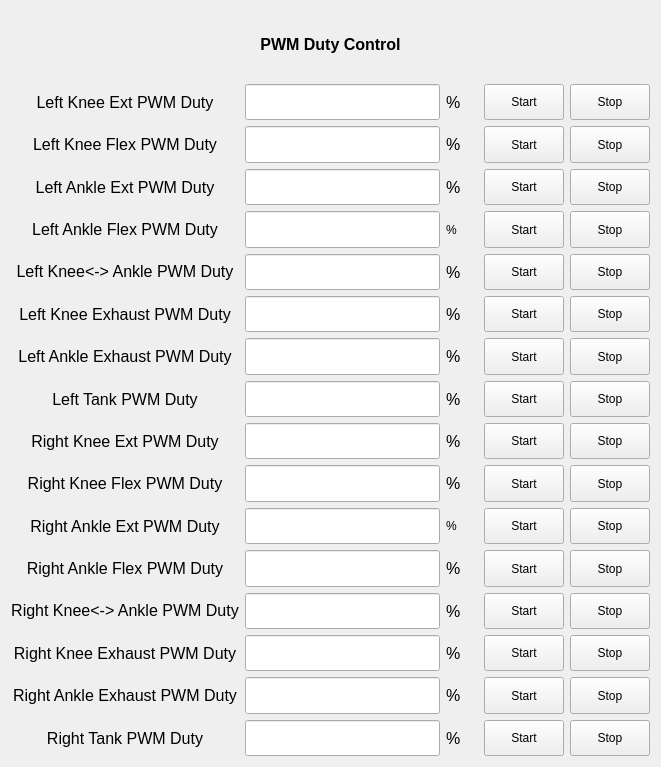
<?xml version="1.0" encoding="UTF-8"?>
<ui version="4.0">
 <class>Form</class>
 <widget class="QWidget" name="Form">
  <property name="geometry">
   <rect>
    <x>0</x>
    <y>0</y>
    <width>661</width>
    <height>767</height>
   </rect>
  </property>
  <property name="windowTitle">
   <string>PWM Duty Control</string>
  </property>
  <layout class="QVBoxLayout" name="verticalLayout_11" stretch="1,10">
   <item>
    <widget class="QLabel" name="label_22">
     <property name="font">
      <font>
       <pointsize>12</pointsize>
       <weight>75</weight>
       <bold>true</bold>
      </font>
     </property>
     <property name="text">
      <string>PWM Duty Control</string>
     </property>
     <property name="alignment">
      <set>Qt::AlignCenter</set>
     </property>
    </widget>
   </item>
   <item>
    <layout class="QHBoxLayout" name="horizontalLayout" stretch="0,6,1,2,2">
     <item>
      <layout class="QVBoxLayout" name="verticalLayout">
       <property name="sizeConstraint">
        <enum>QLayout::SetMaximumSize</enum>
       </property>
       <item>
        <widget class="QLabel" name="label">
         <property name="font">
          <font>
           <pointsize>12</pointsize>
          </font>
         </property>
         <property name="text">
          <string>Left Knee Ext PWM Duty</string>
         </property>
         <property name="alignment">
          <set>Qt::AlignCenter</set>
         </property>
        </widget>
       </item>
       <item>
        <widget class="QLabel" name="label_25">
         <property name="font">
          <font>
           <pointsize>12</pointsize>
          </font>
         </property>
         <property name="text">
          <string>Left Knee Flex PWM Duty</string>
         </property>
         <property name="alignment">
          <set>Qt::AlignCenter</set>
         </property>
        </widget>
       </item>
       <item>
        <widget class="QLabel" name="label_2">
         <property name="font">
          <font>
           <pointsize>12</pointsize>
          </font>
         </property>
         <property name="text">
          <string>Left Ankle Ext PWM Duty</string>
         </property>
         <property name="alignment">
          <set>Qt::AlignCenter</set>
         </property>
        </widget>
       </item>
       <item>
        <widget class="QLabel" name="label_23">
         <property name="font">
          <font>
           <pointsize>12</pointsize>
          </font>
         </property>
         <property name="text">
          <string>Left Ankle Flex PWM Duty</string>
         </property>
         <property name="alignment">
          <set>Qt::AlignCenter</set>
         </property>
        </widget>
       </item>
       <item>
        <widget class="QLabel" name="label_9">
         <property name="font">
          <font>
           <pointsize>12</pointsize>
          </font>
         </property>
         <property name="text">
          <string>Left Knee&lt;-&gt; Ankle PWM Duty</string>
         </property>
         <property name="alignment">
          <set>Qt::AlignCenter</set>
         </property>
        </widget>
       </item>
       <item>
        <widget class="QLabel" name="label_10">
         <property name="font">
          <font>
           <pointsize>12</pointsize>
          </font>
         </property>
         <property name="text">
          <string>Left Knee Exhaust PWM Duty</string>
         </property>
         <property name="alignment">
          <set>Qt::AlignCenter</set>
         </property>
        </widget>
       </item>
       <item>
        <widget class="QLabel" name="label_11">
         <property name="font">
          <font>
           <pointsize>12</pointsize>
          </font>
         </property>
         <property name="text">
          <string>Left Ankle Exhaust PWM Duty</string>
         </property>
         <property name="alignment">
          <set>Qt::AlignCenter</set>
         </property>
        </widget>
       </item>
       <item>
        <widget class="QLabel" name="label_18">
         <property name="font">
          <font>
           <pointsize>12</pointsize>
          </font>
         </property>
         <property name="text">
          <string>Left Tank PWM Duty</string>
         </property>
         <property name="alignment">
          <set>Qt::AlignCenter</set>
         </property>
        </widget>
       </item>
       <item>
        <widget class="QLabel" name="label_3">
         <property name="font">
          <font>
           <pointsize>12</pointsize>
          </font>
         </property>
         <property name="text">
          <string>Right Knee Ext PWM Duty</string>
         </property>
         <property name="alignment">
          <set>Qt::AlignCenter</set>
         </property>
        </widget>
       </item>
       <item>
        <widget class="QLabel" name="label_27">
         <property name="font">
          <font>
           <pointsize>12</pointsize>
          </font>
         </property>
         <property name="text">
          <string>Right Knee Flex PWM Duty</string>
         </property>
         <property name="alignment">
          <set>Qt::AlignCenter</set>
         </property>
        </widget>
       </item>
       <item>
        <widget class="QLabel" name="label_4">
         <property name="font">
          <font>
           <pointsize>12</pointsize>
          </font>
         </property>
         <property name="text">
          <string>Right Ankle Ext PWM Duty</string>
         </property>
         <property name="alignment">
          <set>Qt::AlignCenter</set>
         </property>
        </widget>
       </item>
       <item>
        <widget class="QLabel" name="label_26">
         <property name="font">
          <font>
           <pointsize>12</pointsize>
          </font>
         </property>
         <property name="text">
          <string>Right Ankle Flex PWM Duty</string>
         </property>
         <property name="alignment">
          <set>Qt::AlignCenter</set>
         </property>
        </widget>
       </item>
       <item>
        <widget class="QLabel" name="label_12">
         <property name="font">
          <font>
           <pointsize>12</pointsize>
          </font>
         </property>
         <property name="text">
          <string>Right Knee&lt;-&gt; Ankle PWM Duty</string>
         </property>
         <property name="alignment">
          <set>Qt::AlignCenter</set>
         </property>
        </widget>
       </item>
       <item>
        <widget class="QLabel" name="label_28">
         <property name="font">
          <font>
           <pointsize>12</pointsize>
          </font>
         </property>
         <property name="text">
          <string>Right Knee Exhaust PWM Duty</string>
         </property>
         <property name="alignment">
          <set>Qt::AlignCenter</set>
         </property>
        </widget>
       </item>
       <item>
        <widget class="QLabel" name="label_13">
         <property name="font">
          <font>
           <pointsize>12</pointsize>
          </font>
         </property>
         <property name="text">
          <string>Right Ankle Exhaust PWM Duty</string>
         </property>
         <property name="alignment">
          <set>Qt::AlignCenter</set>
         </property>
        </widget>
       </item>
       <item>
        <widget class="QLabel" name="label_17">
         <property name="font">
          <font>
           <pointsize>12</pointsize>
          </font>
         </property>
         <property name="text">
          <string>Right Tank PWM Duty</string>
         </property>
         <property name="alignment">
          <set>Qt::AlignCenter</set>
         </property>
        </widget>
       </item>
      </layout>
     </item>
     <item>
      <layout class="QVBoxLayout" name="verticalLayout_2">
       <item>
        <widget class="QLineEdit" name="lineEdit_LKneExtDuty">
         <property name="sizePolicy">
          <sizepolicy hsizetype="Expanding" vsizetype="Preferred">
           <horstretch>0</horstretch>
           <verstretch>0</verstretch>
          </sizepolicy>
         </property>
         <property name="font">
          <font>
           <pointsize>12</pointsize>
          </font>
         </property>
        </widget>
       </item>
       <item>
        <widget class="QLineEdit" name="lineEdit_LKneFlexDuty">
         <property name="sizePolicy">
          <sizepolicy hsizetype="Expanding" vsizetype="Preferred">
           <horstretch>0</horstretch>
           <verstretch>0</verstretch>
          </sizepolicy>
         </property>
        </widget>
       </item>
       <item>
        <widget class="QLineEdit" name="lineEdit_LAnkExtDuty">
         <property name="sizePolicy">
          <sizepolicy hsizetype="Expanding" vsizetype="Preferred">
           <horstretch>0</horstretch>
           <verstretch>0</verstretch>
          </sizepolicy>
         </property>
         <property name="font">
          <font>
           <pointsize>12</pointsize>
          </font>
         </property>
        </widget>
       </item>
       <item>
        <widget class="QLineEdit" name="lineEdit_LAnkFlexDuty">
         <property name="sizePolicy">
          <sizepolicy hsizetype="Expanding" vsizetype="Preferred">
           <horstretch>0</horstretch>
           <verstretch>0</verstretch>
          </sizepolicy>
         </property>
        </widget>
       </item>
       <item>
        <widget class="QLineEdit" name="lineEdit_LKneAnkDuty">
         <property name="sizePolicy">
          <sizepolicy hsizetype="Expanding" vsizetype="Preferred">
           <horstretch>0</horstretch>
           <verstretch>0</verstretch>
          </sizepolicy>
         </property>
        </widget>
       </item>
       <item>
        <widget class="QLineEdit" name="lineEdit_LKneExutDuty">
         <property name="sizePolicy">
          <sizepolicy hsizetype="Expanding" vsizetype="Preferred">
           <horstretch>0</horstretch>
           <verstretch>0</verstretch>
          </sizepolicy>
         </property>
        </widget>
       </item>
       <item>
        <widget class="QLineEdit" name="lineEdit_LAnkExutDuty">
         <property name="sizePolicy">
          <sizepolicy hsizetype="Expanding" vsizetype="Preferred">
           <horstretch>0</horstretch>
           <verstretch>0</verstretch>
          </sizepolicy>
         </property>
        </widget>
       </item>
       <item>
        <widget class="QLineEdit" name="lineEdit_LTankDuty">
         <property name="sizePolicy">
          <sizepolicy hsizetype="Expanding" vsizetype="Preferred">
           <horstretch>0</horstretch>
           <verstretch>0</verstretch>
          </sizepolicy>
         </property>
        </widget>
       </item>
       <item>
        <widget class="QLineEdit" name="lineEdit_RKneExtDuty">
         <property name="sizePolicy">
          <sizepolicy hsizetype="Expanding" vsizetype="Preferred">
           <horstretch>0</horstretch>
           <verstretch>0</verstretch>
          </sizepolicy>
         </property>
         <property name="font">
          <font>
           <pointsize>12</pointsize>
          </font>
         </property>
        </widget>
       </item>
       <item>
        <widget class="QLineEdit" name="lineEdit_RKneFlexDuty">
         <property name="sizePolicy">
          <sizepolicy hsizetype="Expanding" vsizetype="Preferred">
           <horstretch>0</horstretch>
           <verstretch>0</verstretch>
          </sizepolicy>
         </property>
        </widget>
       </item>
       <item>
        <widget class="QLineEdit" name="lineEdit_RAnkExtDuty">
         <property name="sizePolicy">
          <sizepolicy hsizetype="Expanding" vsizetype="Preferred">
           <horstretch>0</horstretch>
           <verstretch>0</verstretch>
          </sizepolicy>
         </property>
         <property name="font">
          <font>
           <pointsize>12</pointsize>
          </font>
         </property>
        </widget>
       </item>
       <item>
        <widget class="QLineEdit" name="lineEdit_RAnkFlexDuty">
         <property name="sizePolicy">
          <sizepolicy hsizetype="Expanding" vsizetype="Preferred">
           <horstretch>0</horstretch>
           <verstretch>0</verstretch>
          </sizepolicy>
         </property>
        </widget>
       </item>
       <item>
        <widget class="QLineEdit" name="lineEdit_RKneAnkDuty">
         <property name="sizePolicy">
          <sizepolicy hsizetype="Expanding" vsizetype="Preferred">
           <horstretch>0</horstretch>
           <verstretch>0</verstretch>
          </sizepolicy>
         </property>
        </widget>
       </item>
       <item>
        <widget class="QLineEdit" name="lineEdit_RKneExutDuty">
         <property name="sizePolicy">
          <sizepolicy hsizetype="Expanding" vsizetype="Preferred">
           <horstretch>0</horstretch>
           <verstretch>0</verstretch>
          </sizepolicy>
         </property>
        </widget>
       </item>
       <item>
        <widget class="QLineEdit" name="lineEdit_RAnkExutDuty">
         <property name="sizePolicy">
          <sizepolicy hsizetype="Expanding" vsizetype="Preferred">
           <horstretch>0</horstretch>
           <verstretch>0</verstretch>
          </sizepolicy>
         </property>
        </widget>
       </item>
       <item>
        <widget class="QLineEdit" name="lineEdit_RTankDuty">
         <property name="sizePolicy">
          <sizepolicy hsizetype="Expanding" vsizetype="Preferred">
           <horstretch>0</horstretch>
           <verstretch>0</verstretch>
          </sizepolicy>
         </property>
        </widget>
       </item>
      </layout>
     </item>
     <item>
      <layout class="QVBoxLayout" name="verticalLayout_5">
       <item>
        <widget class="QLabel" name="label_8">
         <property name="font">
          <font>
           <pointsize>12</pointsize>
          </font>
         </property>
         <property name="text">
          <string>%</string>
         </property>
        </widget>
       </item>
       <item>
        <widget class="QLabel" name="label_7">
         <property name="font">
          <font>
           <pointsize>12</pointsize>
          </font>
         </property>
         <property name="text">
          <string>%</string>
         </property>
        </widget>
       </item>
       <item>
        <widget class="QLabel" name="label_19">
         <property name="font">
          <font>
           <pointsize>12</pointsize>
          </font>
         </property>
         <property name="text">
          <string>%</string>
         </property>
        </widget>
       </item>
       <item>
        <widget class="QLabel" name="label_24">
         <property name="text">
          <string>%</string>
         </property>
        </widget>
       </item>
       <item>
        <widget class="QLabel" name="label_29">
         <property name="font">
          <font>
           <pointsize>12</pointsize>
          </font>
         </property>
         <property name="text">
          <string>%</string>
         </property>
        </widget>
       </item>
       <item>
        <widget class="QLabel" name="label_20">
         <property name="font">
          <font>
           <pointsize>12</pointsize>
          </font>
         </property>
         <property name="text">
          <string>%</string>
         </property>
        </widget>
       </item>
       <item>
        <widget class="QLabel" name="label_30">
         <property name="font">
          <font>
           <pointsize>12</pointsize>
          </font>
         </property>
         <property name="text">
          <string>%</string>
         </property>
        </widget>
       </item>
       <item>
        <widget class="QLabel" name="label_5">
         <property name="font">
          <font>
           <pointsize>12</pointsize>
          </font>
         </property>
         <property name="text">
          <string>%</string>
         </property>
        </widget>
       </item>
       <item>
        <widget class="QLabel" name="label_32">
         <property name="font">
          <font>
           <pointsize>12</pointsize>
          </font>
         </property>
         <property name="text">
          <string>%</string>
         </property>
        </widget>
       </item>
       <item>
        <widget class="QLabel" name="label_31">
         <property name="font">
          <font>
           <pointsize>12</pointsize>
          </font>
         </property>
         <property name="text">
          <string>%</string>
         </property>
        </widget>
       </item>
       <item>
        <widget class="QLabel" name="label_33">
         <property name="text">
          <string>%</string>
         </property>
        </widget>
       </item>
       <item>
        <widget class="QLabel" name="label_14">
         <property name="font">
          <font>
           <pointsize>12</pointsize>
          </font>
         </property>
         <property name="text">
          <string>%</string>
         </property>
        </widget>
       </item>
       <item>
        <widget class="QLabel" name="label_15">
         <property name="font">
          <font>
           <pointsize>12</pointsize>
          </font>
         </property>
         <property name="text">
          <string>%</string>
         </property>
        </widget>
       </item>
       <item>
        <widget class="QLabel" name="label_16">
         <property name="font">
          <font>
           <pointsize>12</pointsize>
          </font>
         </property>
         <property name="text">
          <string>%</string>
         </property>
        </widget>
       </item>
       <item>
        <widget class="QLabel" name="label_21">
         <property name="font">
          <font>
           <pointsize>12</pointsize>
          </font>
         </property>
         <property name="text">
          <string>%</string>
         </property>
        </widget>
       </item>
       <item>
        <widget class="QLabel" name="label_6">
         <property name="font">
          <font>
           <pointsize>12</pointsize>
          </font>
         </property>
         <property name="text">
          <string>%</string>
         </property>
        </widget>
       </item>
      </layout>
     </item>
     <item>
      <layout class="QVBoxLayout" name="verticalLayout_3">
       <item>
        <widget class="QPushButton" name="btn_LKneExtDuty_start">
         <property name="sizePolicy">
          <sizepolicy hsizetype="Minimum" vsizetype="Preferred">
           <horstretch>0</horstretch>
           <verstretch>0</verstretch>
          </sizepolicy>
         </property>
         <property name="text">
          <string>Start</string>
         </property>
        </widget>
       </item>
       <item>
        <widget class="QPushButton" name="btn_LKneFlexDuty_start">
         <property name="sizePolicy">
          <sizepolicy hsizetype="Minimum" vsizetype="Preferred">
           <horstretch>0</horstretch>
           <verstretch>0</verstretch>
          </sizepolicy>
         </property>
         <property name="text">
          <string>Start</string>
         </property>
        </widget>
       </item>
       <item>
        <widget class="QPushButton" name="btn_LAnkExtDuty_start">
         <property name="sizePolicy">
          <sizepolicy hsizetype="Minimum" vsizetype="Preferred">
           <horstretch>0</horstretch>
           <verstretch>0</verstretch>
          </sizepolicy>
         </property>
         <property name="text">
          <string>Start</string>
         </property>
        </widget>
       </item>
       <item>
        <widget class="QPushButton" name="btn_LAnkFlexDuty_start">
         <property name="sizePolicy">
          <sizepolicy hsizetype="Minimum" vsizetype="Preferred">
           <horstretch>0</horstretch>
           <verstretch>0</verstretch>
          </sizepolicy>
         </property>
         <property name="text">
          <string>Start</string>
         </property>
        </widget>
       </item>
       <item>
        <widget class="QPushButton" name="btn_LKneAnkDuty_start">
         <property name="sizePolicy">
          <sizepolicy hsizetype="Minimum" vsizetype="Preferred">
           <horstretch>0</horstretch>
           <verstretch>0</verstretch>
          </sizepolicy>
         </property>
         <property name="text">
          <string>Start</string>
         </property>
        </widget>
       </item>
       <item>
        <widget class="QPushButton" name="btn_LKneExutDuty_start">
         <property name="sizePolicy">
          <sizepolicy hsizetype="Minimum" vsizetype="Preferred">
           <horstretch>0</horstretch>
           <verstretch>0</verstretch>
          </sizepolicy>
         </property>
         <property name="text">
          <string>Start</string>
         </property>
        </widget>
       </item>
       <item>
        <widget class="QPushButton" name="btn_LAnkExutDuty_start">
         <property name="sizePolicy">
          <sizepolicy hsizetype="Minimum" vsizetype="Preferred">
           <horstretch>0</horstretch>
           <verstretch>0</verstretch>
          </sizepolicy>
         </property>
         <property name="text">
          <string>Start</string>
         </property>
        </widget>
       </item>
       <item>
        <widget class="QPushButton" name="btn_LTankDuty_start">
         <property name="sizePolicy">
          <sizepolicy hsizetype="Minimum" vsizetype="Preferred">
           <horstretch>0</horstretch>
           <verstretch>0</verstretch>
          </sizepolicy>
         </property>
         <property name="text">
          <string>Start</string>
         </property>
        </widget>
       </item>
       <item>
        <widget class="QPushButton" name="btn_RKneExtDuty_start">
         <property name="sizePolicy">
          <sizepolicy hsizetype="Minimum" vsizetype="Preferred">
           <horstretch>0</horstretch>
           <verstretch>0</verstretch>
          </sizepolicy>
         </property>
         <property name="text">
          <string>Start</string>
         </property>
        </widget>
       </item>
       <item>
        <widget class="QPushButton" name="btn_RKneFlexDuty_start">
         <property name="sizePolicy">
          <sizepolicy hsizetype="Minimum" vsizetype="Preferred">
           <horstretch>0</horstretch>
           <verstretch>0</verstretch>
          </sizepolicy>
         </property>
         <property name="text">
          <string>Start</string>
         </property>
        </widget>
       </item>
       <item>
        <widget class="QPushButton" name="btn_RAnkExtDuty_start">
         <property name="sizePolicy">
          <sizepolicy hsizetype="Minimum" vsizetype="Preferred">
           <horstretch>0</horstretch>
           <verstretch>0</verstretch>
          </sizepolicy>
         </property>
         <property name="text">
          <string>Start</string>
         </property>
        </widget>
       </item>
       <item>
        <widget class="QPushButton" name="btn_RAnkFlexDuty_start">
         <property name="sizePolicy">
          <sizepolicy hsizetype="Minimum" vsizetype="Preferred">
           <horstretch>0</horstretch>
           <verstretch>0</verstretch>
          </sizepolicy>
         </property>
         <property name="text">
          <string>Start</string>
         </property>
        </widget>
       </item>
       <item>
        <widget class="QPushButton" name="btn_RKneAnkDuty_start">
         <property name="sizePolicy">
          <sizepolicy hsizetype="Minimum" vsizetype="Preferred">
           <horstretch>0</horstretch>
           <verstretch>0</verstretch>
          </sizepolicy>
         </property>
         <property name="text">
          <string>Start</string>
         </property>
        </widget>
       </item>
       <item>
        <widget class="QPushButton" name="btn_RKneExutDuty_start">
         <property name="sizePolicy">
          <sizepolicy hsizetype="Minimum" vsizetype="Preferred">
           <horstretch>0</horstretch>
           <verstretch>0</verstretch>
          </sizepolicy>
         </property>
         <property name="text">
          <string>Start</string>
         </property>
        </widget>
       </item>
       <item>
        <widget class="QPushButton" name="btn_RAnkExutDuty_start">
         <property name="sizePolicy">
          <sizepolicy hsizetype="Minimum" vsizetype="Preferred">
           <horstretch>0</horstretch>
           <verstretch>0</verstretch>
          </sizepolicy>
         </property>
         <property name="text">
          <string>Start</string>
         </property>
        </widget>
       </item>
       <item>
        <widget class="QPushButton" name="btn_RTankDuty_start">
         <property name="sizePolicy">
          <sizepolicy hsizetype="Minimum" vsizetype="Preferred">
           <horstretch>0</horstretch>
           <verstretch>0</verstretch>
          </sizepolicy>
         </property>
         <property name="text">
          <string>Start</string>
         </property>
        </widget>
       </item>
      </layout>
     </item>
     <item>
      <layout class="QVBoxLayout" name="verticalLayout_10">
       <item>
        <widget class="QPushButton" name="btn_LKneExtDuty_stop">
         <property name="sizePolicy">
          <sizepolicy hsizetype="Minimum" vsizetype="Preferred">
           <horstretch>0</horstretch>
           <verstretch>0</verstretch>
          </sizepolicy>
         </property>
         <property name="text">
          <string>Stop</string>
         </property>
        </widget>
       </item>
       <item>
        <widget class="QPushButton" name="btn_LKneFlexDuty_stop">
         <property name="sizePolicy">
          <sizepolicy hsizetype="Minimum" vsizetype="Preferred">
           <horstretch>0</horstretch>
           <verstretch>0</verstretch>
          </sizepolicy>
         </property>
         <property name="text">
          <string>Stop</string>
         </property>
        </widget>
       </item>
       <item>
        <widget class="QPushButton" name="btn_LAnkExtDuty_stop">
         <property name="sizePolicy">
          <sizepolicy hsizetype="Minimum" vsizetype="Preferred">
           <horstretch>0</horstretch>
           <verstretch>0</verstretch>
          </sizepolicy>
         </property>
         <property name="text">
          <string>Stop</string>
         </property>
        </widget>
       </item>
       <item>
        <widget class="QPushButton" name="btn_LAnkFlexDuty_stop">
         <property name="sizePolicy">
          <sizepolicy hsizetype="Minimum" vsizetype="Preferred">
           <horstretch>0</horstretch>
           <verstretch>0</verstretch>
          </sizepolicy>
         </property>
         <property name="text">
          <string>Stop</string>
         </property>
        </widget>
       </item>
       <item>
        <widget class="QPushButton" name="btn_LKneAnkDuty_stop">
         <property name="sizePolicy">
          <sizepolicy hsizetype="Minimum" vsizetype="Preferred">
           <horstretch>0</horstretch>
           <verstretch>0</verstretch>
          </sizepolicy>
         </property>
         <property name="text">
          <string>Stop</string>
         </property>
        </widget>
       </item>
       <item>
        <widget class="QPushButton" name="btn_LKneExutDuty_stop">
         <property name="sizePolicy">
          <sizepolicy hsizetype="Minimum" vsizetype="Preferred">
           <horstretch>0</horstretch>
           <verstretch>0</verstretch>
          </sizepolicy>
         </property>
         <property name="text">
          <string>Stop</string>
         </property>
        </widget>
       </item>
       <item>
        <widget class="QPushButton" name="btn_LAnkExutDuty_stop">
         <property name="sizePolicy">
          <sizepolicy hsizetype="Minimum" vsizetype="Preferred">
           <horstretch>0</horstretch>
           <verstretch>0</verstretch>
          </sizepolicy>
         </property>
         <property name="text">
          <string>Stop</string>
         </property>
        </widget>
       </item>
       <item>
        <widget class="QPushButton" name="btn_LTankDuty_stop">
         <property name="sizePolicy">
          <sizepolicy hsizetype="Minimum" vsizetype="Preferred">
           <horstretch>0</horstretch>
           <verstretch>0</verstretch>
          </sizepolicy>
         </property>
         <property name="text">
          <string>Stop</string>
         </property>
        </widget>
       </item>
       <item>
        <widget class="QPushButton" name="btn_RKneExtDuty_stop">
         <property name="sizePolicy">
          <sizepolicy hsizetype="Minimum" vsizetype="Preferred">
           <horstretch>0</horstretch>
           <verstretch>0</verstretch>
          </sizepolicy>
         </property>
         <property name="text">
          <string>Stop</string>
         </property>
        </widget>
       </item>
       <item>
        <widget class="QPushButton" name="btn_RKneFlexDuty_stop">
         <property name="sizePolicy">
          <sizepolicy hsizetype="Minimum" vsizetype="Preferred">
           <horstretch>0</horstretch>
           <verstretch>0</verstretch>
          </sizepolicy>
         </property>
         <property name="text">
          <string>Stop</string>
         </property>
        </widget>
       </item>
       <item>
        <widget class="QPushButton" name="btn_RAnkExtDuty_stop">
         <property name="sizePolicy">
          <sizepolicy hsizetype="Minimum" vsizetype="Preferred">
           <horstretch>0</horstretch>
           <verstretch>0</verstretch>
          </sizepolicy>
         </property>
         <property name="text">
          <string>Stop</string>
         </property>
        </widget>
       </item>
       <item>
        <widget class="QPushButton" name="btn_RAnkFlexDuty_stop">
         <property name="sizePolicy">
          <sizepolicy hsizetype="Minimum" vsizetype="Preferred">
           <horstretch>0</horstretch>
           <verstretch>0</verstretch>
          </sizepolicy>
         </property>
         <property name="text">
          <string>Stop</string>
         </property>
        </widget>
       </item>
       <item>
        <widget class="QPushButton" name="btn_RKneAnkDuty_stop">
         <property name="sizePolicy">
          <sizepolicy hsizetype="Minimum" vsizetype="Preferred">
           <horstretch>0</horstretch>
           <verstretch>0</verstretch>
          </sizepolicy>
         </property>
         <property name="text">
          <string>Stop</string>
         </property>
        </widget>
       </item>
       <item>
        <widget class="QPushButton" name="btn_RKneExutDuty_stop">
         <property name="sizePolicy">
          <sizepolicy hsizetype="Minimum" vsizetype="Preferred">
           <horstretch>0</horstretch>
           <verstretch>0</verstretch>
          </sizepolicy>
         </property>
         <property name="text">
          <string>Stop</string>
         </property>
        </widget>
       </item>
       <item>
        <widget class="QPushButton" name="btn_RAnkExutDuty_stop">
         <property name="sizePolicy">
          <sizepolicy hsizetype="Minimum" vsizetype="Preferred">
           <horstretch>0</horstretch>
           <verstretch>0</verstretch>
          </sizepolicy>
         </property>
         <property name="text">
          <string>Stop</string>
         </property>
        </widget>
       </item>
       <item>
        <widget class="QPushButton" name="btn_RTankDuty_stop">
         <property name="sizePolicy">
          <sizepolicy hsizetype="Minimum" vsizetype="Preferred">
           <horstretch>0</horstretch>
           <verstretch>0</verstretch>
          </sizepolicy>
         </property>
         <property name="text">
          <string>Stop</string>
         </property>
        </widget>
       </item>
      </layout>
     </item>
    </layout>
   </item>
  </layout>
 </widget>
 <resources/>
 <connections/>
</ui>
